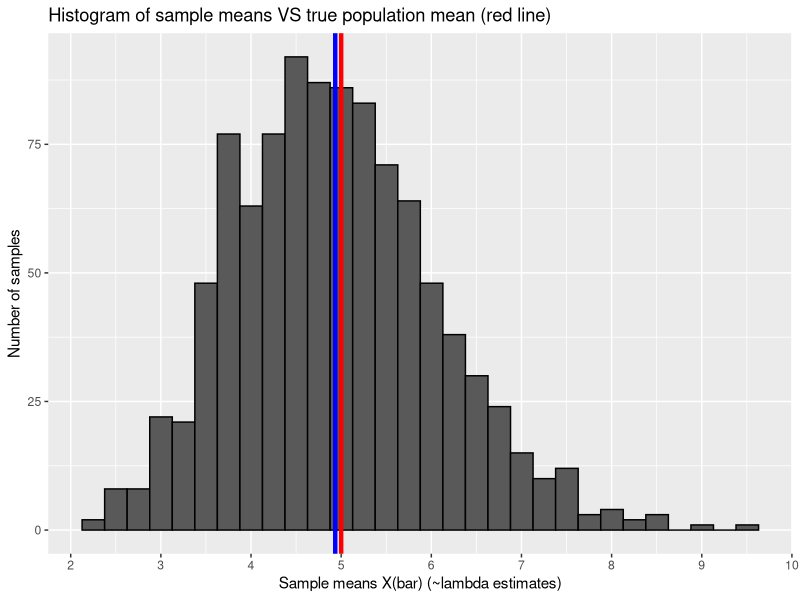
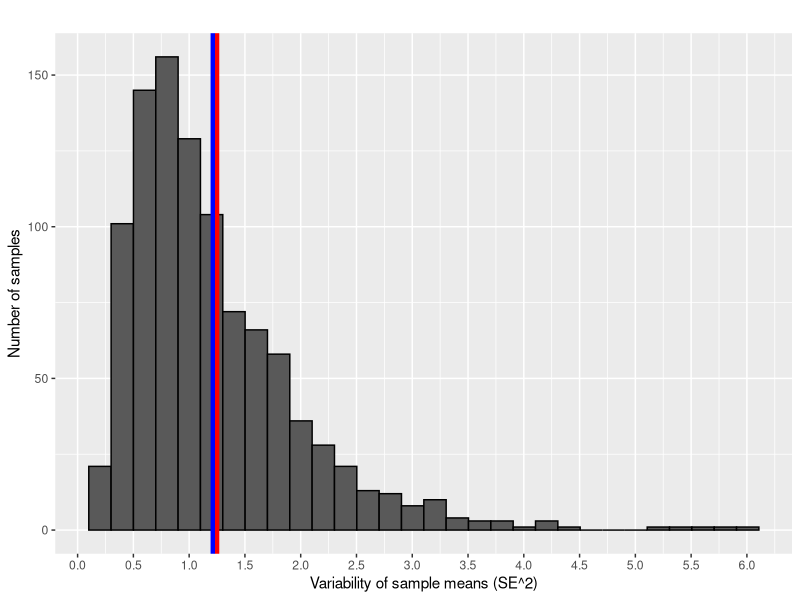

Here is the R script that generated these plots, in order:
## ---- chunk 1
knitr::opts_chunk$set(echo = TRUE, message = FALSE, fig.width = 6, fig.height = 4)
## ---- chunk 2
rm(list = ls())
graphics.off()

# Load R packages
packages <- c("dplyr", "ggplot2") # list of packages to load

package.check <- lapply( # load or install & load list of packages
  packages,
  FUN = function(x) {
    if (!require(x, character.only = TRUE)) {
      install.packages(x, dependencies = TRUE)
      library(x, character.only = TRUE)
    }
  }
) 
rm(packages, package.check)

## ---- chunk 3
set.seed(11235)
lambda <- 0.2 # lambda of population distribution
n <- 20 # sample size
B <- 1000 # samples generated in simulation
samples <- matrix(rexp(n = n * B, rate = lambda),  # generate samples - save to matrix
                  nrow = B, ncol = n)
## ---- chunk 4
sample.means <- apply(samples, 1, mean) %>% # calculate sample means
  data.frame(X.bar = .)

# draw histogram sample means VS theoretical distribution mean
sample.means %>% 
  ggplot(aes(x = X.bar)) +
  geom_histogram(color = "black") +
  geom_vline(xintercept = 1/lambda, color = "red", size = 1.5) +
  geom_vline(xintercept = mean(sample.means$X.bar), color = "blue", size = 1.5) +
  scale_x_continuous(breaks = seq(0,10)) +
  xlab("Sample means X(bar) (~lambda estimates)") +
  ylab("Number of samples") +
  ggtitle("Histogram of sample means VS true population mean (red line)")

## ---- chunk 5
sample.var <- apply(samples, 1, var) %>% # calculate sample variance
  data.frame(s2.bar = .) %>% 
  mutate(SE2 = s2.bar / n)

# draw histogram sample means VS theoretical distribution mean
sample.var %>% 
  ggplot(aes(x = SE2)) +
  geom_histogram(color = "black") +
  geom_vline(xintercept = (1/lambda^2)/n, color = "red", size = 1.5) +
  geom_vline(xintercept = mean(sample.var$SE2), color = "blue", size = 1.5) +
  scale_x_continuous(breaks = seq(0,10, 0.5)) +
  xlab("Variability of sample means (SE^2)") +
  ylab("Number of samples") +
  ggtitle("")
